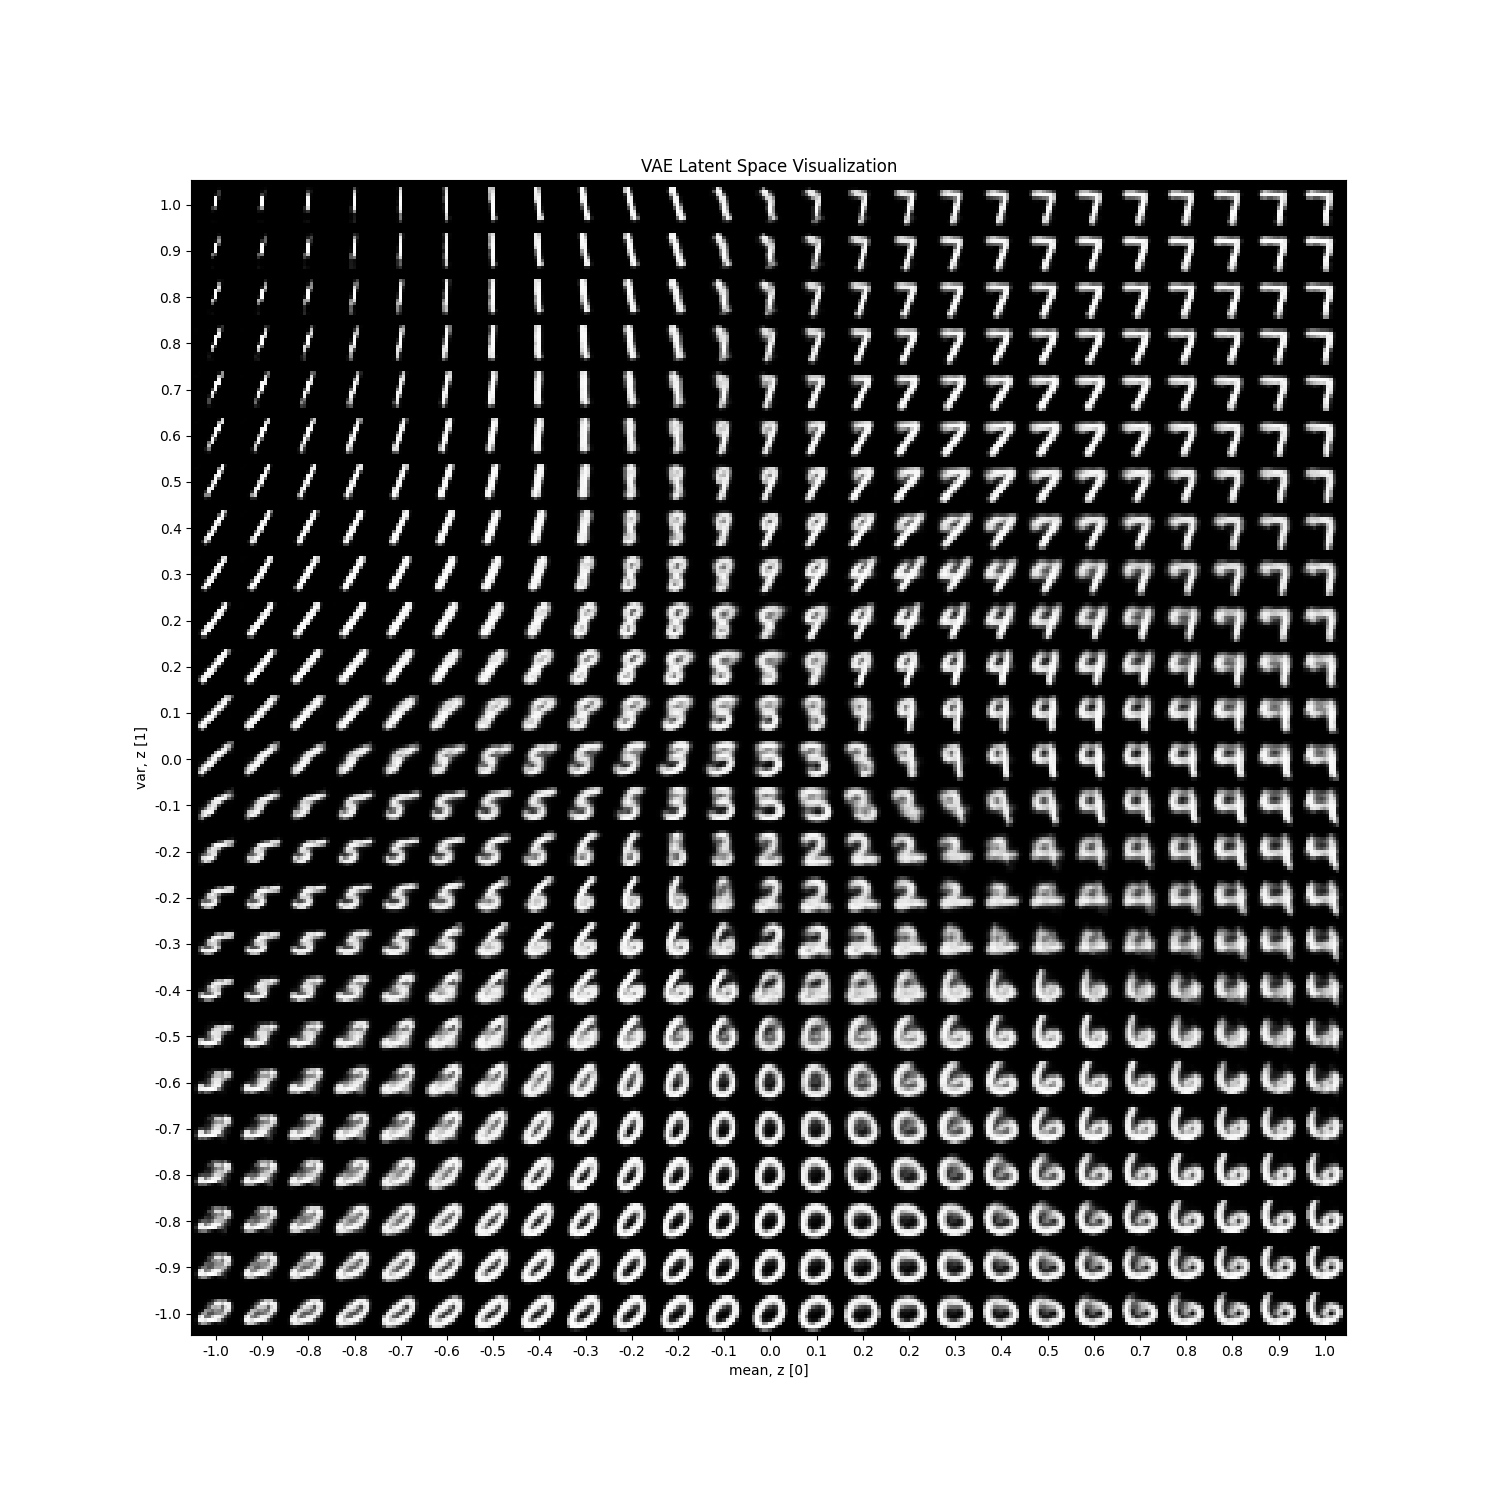

Recreate this plot in Python.
# include necessary libraries
import torch
import numpy as np
import torch.nn as nn
from torch.optim import Adam
import torch.nn.functional as F
import matplotlib.pyplot as plt
from torchvision.datasets import MNIST
from torch.utils.data import DataLoader
import torchvision.transforms as transforms
from mpl_toolkits.axes_grid1 import ImageGrid
from torchvision.utils import save_image, make_grid

# create a transofrm to apply to each datapoint
transform = transforms.Compose([transforms.ToTensor()])

# download the MNIST datasets
path = '~/datasets'
train_dataset = MNIST(path, transform=transform, download=True)
test_dataset  = MNIST(path, transform=transform, download=True)

# create train and test dataloaders
batch_size = 100
train_loader = DataLoader(dataset=train_dataset, batch_size=batch_size, shuffle=True)
test_loader = DataLoader(dataset=test_dataset, batch_size=batch_size, shuffle=False)

device = torch.device("cuda" if torch.cuda.is_available() else "cpu")

class VAE(nn.Module):

    def __init__(self, input_dim=784, hidden_dim=400, latent_dim=200, device=device, output_dim=196):
        super(VAE, self).__init__()

        # encoder
        self.encoder = nn.Sequential(
            nn.Linear(output_dim, hidden_dim),
            nn.ReLU(),
            nn.Linear(hidden_dim, latent_dim),
            nn.ReLU()
            )
        
        # latent mean and variance 
        self.mean_layer = nn.Linear(latent_dim, 2)
        self.logvar_layer = nn.Linear(latent_dim, 2)
        self.pool = nn.MaxPool2d(2)        
        # decoder
        self.decoder = nn.Sequential(
            nn.Linear(2, latent_dim),
            nn.ReLU(),
            nn.Linear(latent_dim, hidden_dim),
            nn.ReLU(),
            nn.Linear(hidden_dim, output_dim),
            nn.Sigmoid()
            )
     
    def encode(self, x):
        x = self.encoder(x)
        mean, logvar = self.mean_layer(x), self.logvar_layer(x)
        return mean, logvar

    def reparameterization(self, mean, var):
        epsilon = torch.randn_like(var).to(device)      
        z = mean + var*epsilon
        return z

    def decode(self, x):
        return self.decoder(x)

    def forward(self, x):
        x1 = self.pool(x)
        x2 = x1.view(batch_size, 196)  
        mean, logvar = self.encode(x2)
        z = self.reparameterization(mean, logvar)
        x_hat = self.decode(z)
        return x2, x_hat, mean, logvar

model = VAE().to(device)
optimizer = Adam(model.parameters(), lr=1e-3)

def loss_function(x, x_hat, mean, log_var):
    reproduction_loss = nn.functional.binary_cross_entropy(x_hat, x, reduction='sum')
    KLD = - 0.5 * torch.sum(1+ log_var - mean.pow(2) - log_var.exp())

    return reproduction_loss + KLD

def train(model, optimizer, epochs, device, x_dim=784):
    model.train()
    for epoch in range(epochs):
        overall_loss = 0
        for batch_idx, (x, _) in enumerate(train_loader):
            x = x.to(device)

            optimizer.zero_grad()

            x2, x_hat, mean, log_var = model(x)
            loss = loss_function(x2, x_hat, mean, log_var)
            
            overall_loss += loss.item()
            
            loss.backward()
            optimizer.step()

        print("\tEpoch", epoch + 1, "\tAverage Loss: ", overall_loss/(batch_idx*batch_size))
    return overall_loss
train(model, optimizer, epochs=50, device=device)

def plot_latent_space(model, scale=5.0, n=25, digit_size=14, figsize=15):
    # display a n*n 2D manifold of digits
    figure = np.zeros((digit_size * n, digit_size * n))

    # construct a grid 
    grid_x = np.linspace(-scale, scale, n)
    grid_y = np.linspace(-scale, scale, n)[::-1]

    for i, yi in enumerate(grid_y):
        for j, xi in enumerate(grid_x):
            z_sample = torch.tensor([[xi, yi]], dtype=torch.float).to(device)
            x_decoded = model.decode(z_sample)
            digit = x_decoded[0].detach().cpu().reshape(digit_size, digit_size)
            figure[i * digit_size : (i + 1) * digit_size, j * digit_size : (j + 1) * digit_size,] = digit

    plt.figure(figsize=(figsize, figsize))
    plt.title('VAE Latent Space Visualization')
    start_range = digit_size // 2
    end_range = n * digit_size + start_range
    pixel_range = np.arange(start_range, end_range, digit_size)
    sample_range_x = np.round(grid_x, 1)
    sample_range_y = np.round(grid_y, 1)
    plt.xticks(pixel_range, sample_range_x)
    plt.yticks(pixel_range, sample_range_y)
    plt.xlabel("mean, z [0]")
    plt.ylabel("var, z [1]")
    plt.imshow(figure, cmap="Greys_r")
    plt.show()
    plt.savefig("vae.png")

plot_latent_space(model, scale=1.0)
torch.save(model.state_dict(), 'model.pth')

import numpy as np
for param_tensor in model.state_dict():
  print(param_tensor, "\t", model.state_dict()[param_tensor].size())
  model_cpu = model.state_dict()[param_tensor].cpu()
  values = list(model_cpu.numpy().flatten())
  filename = param_tensor + '.txt'
  txt_file = open(filename, 'w')
  for v in values:
    txt_file.write(str(v)+'\n')
txt_file.close()

